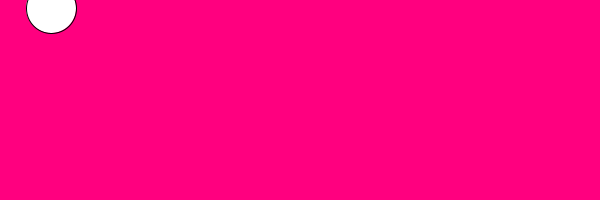
Frame 1 (no input)
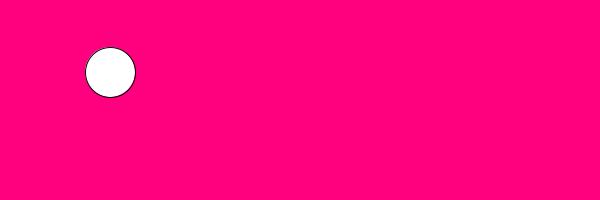
Frame 60 (the mouse pressed at the canvas centre just before this capture)
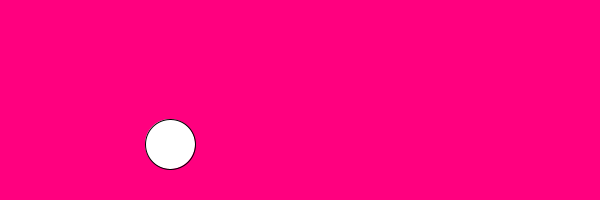
Frame 120 (the mouse held since frame 60 and released just before this capture)

The Processing sketch that drew these frames (run headless with seeded random() and noise(); from frame 60 on, the mouse is pressed at the canvas centre):

// Processing sketch: processing_32876
// ── processing_32876.pde

void setup()
{
  size(600, 200);

  smooth();
}

int j=0;
int y=200;
int x=50;

void draw() {

  if (x==600)
  {
    x=50;
  }

  background(255, 0, 127);
  if (j<=height)
  {
    j=j+8;
    x=x+1;
    ellipse(x, j, 50, 50);
    if (j==height)
    {
      y=200;
    }
  }
  else
  { 
    y=y-8;
    x=x+1;
    ellipse(x, y, 50, 50);
    if (y==0)
    {
      j=0;
    }
  }
}

                
